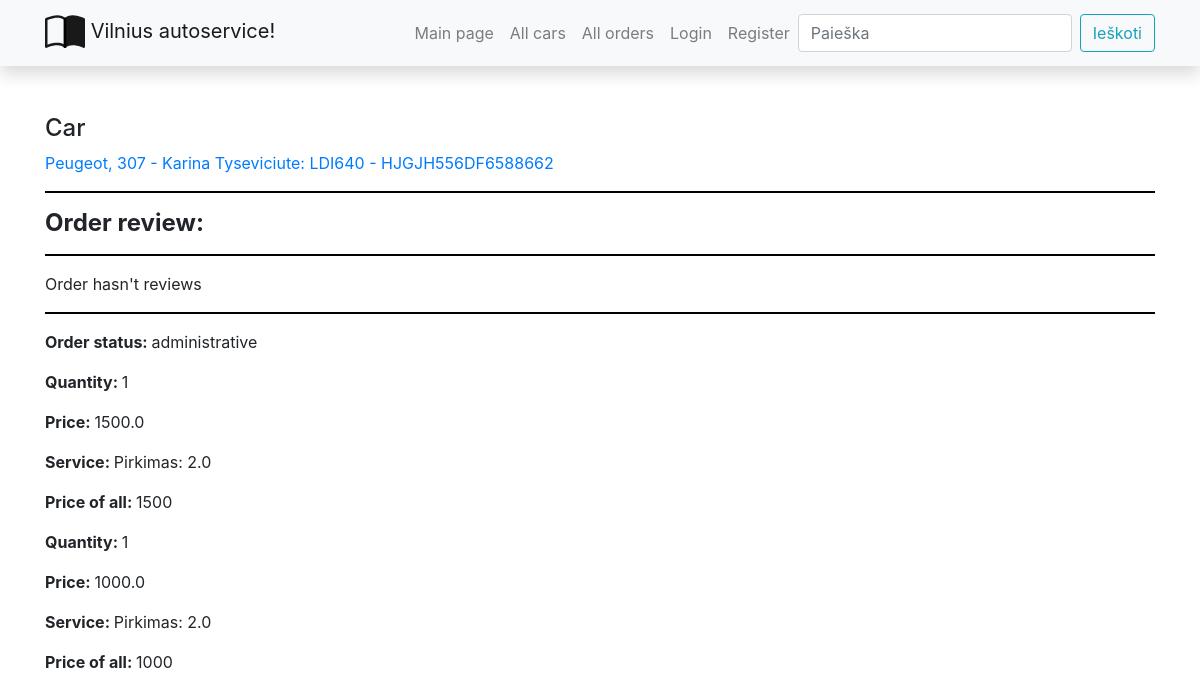
Before: /autoservisas/orders/1 with the older database file.
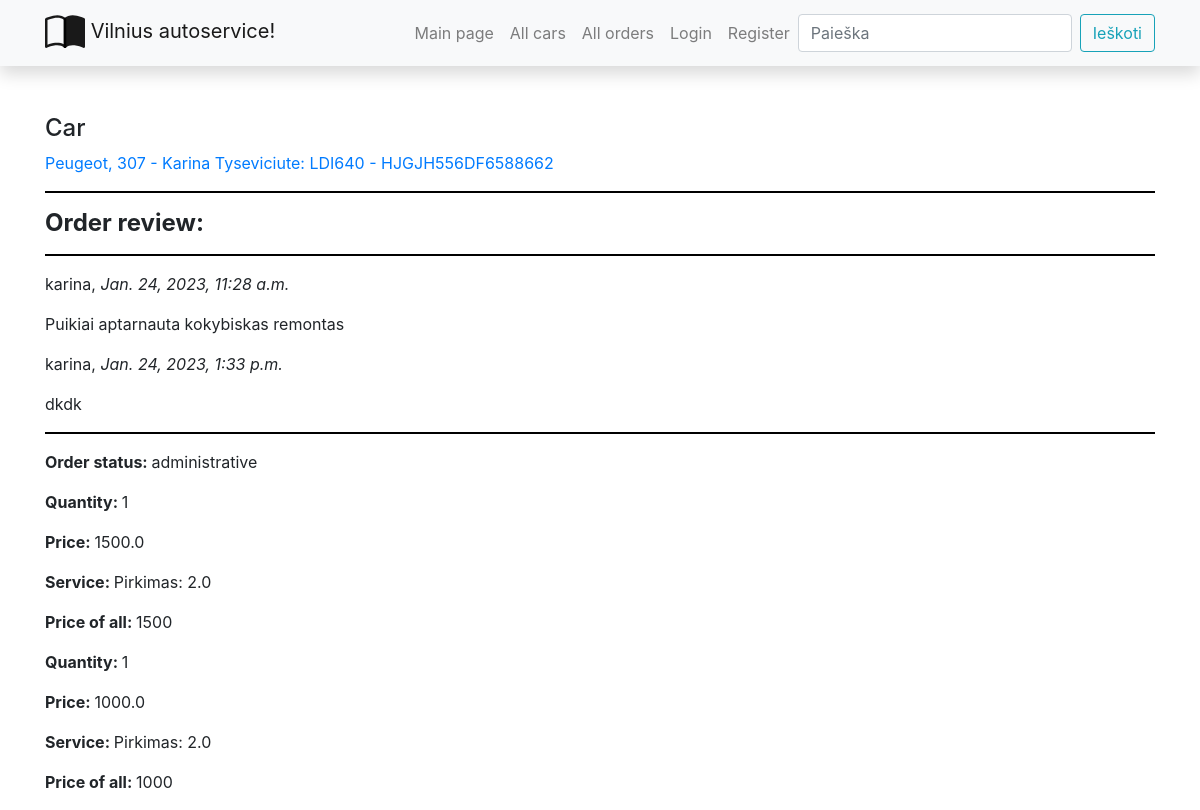
After: the same page with the newer database file.
### autoservisas/models.py (models this page shows, shortened)
class Order(models.Model):
    date = models.DateTimeField('Date', null=True, blank=True)
    suma = models.FloatField('Sum', help_text='Enter a sum of order')
    car = models.ForeignKey('Car', on_delete=models.SET_NULL, null=True)
    returne = models.DateField('Return for client', null=True, blank=True)
    LOAN_STATUS = (
        ('a', 'administrative'),
        ('r', 'repair'),
        ('e', 'repaired'),
        ('g', 'given away')
    )
    status = models.CharField(
        max_length=1,
        choices=LOAN_STATUS,
        blank=True,
        default='a',
        help_text='Status'
    )
    owner = models.ForeignKey(User, on_delete=models.SET_NULL, null=True, blank=True)
    class Meta:
        verbose_name = "Order"
        verbose_name_plural = "Orders"

class Car(models.Model):
    valst_nr = models.CharField('Number', max_length=6, help_text='Enter the country registration number')
    vin_code = models.CharField('VIN_code', max_length=17, help_text='Enter a VIN code')
    client = models.CharField('Client', max_length=200, help_text='Enter client name and last name')
    description = HTMLField(default='Cia yra automobilio aprasymas')
    automodel = models.ForeignKey('AutoModel', on_delete=models.SET_NULL, null=True)
    cover = models.ImageField('Photo', upload_to='covers', null=True)
    class Meta:
        verbose_name = "Car"
        verbose_name_plural = "Cars"
    def __str__(self):
        return f"{self.automodel} - {self.client}: {self.valst_nr} - {self.vin_code}"

class AutoModel(models.Model):
    make = models.CharField('Make name', max_length=50, help_text='Enter a car make')
    model = models.CharField('Model name', max_length=50, help_text='Enter a car model')
    class Meta:
        verbose_name = "Automodel"
        verbose_name_plural = "Automodels"
    def __str__(self):
        return f"{self.make}, {self.model}"

class OrderCar(models.Model):
    kiekis = models.IntegerField('How', help_text='Enter how much do you want to buy car')
    kaina = models.FloatField('Price', help_text='Enter a price')
    order = models.ForeignKey('Order', on_delete=models.SET_NULL, null=True)
    service = models.ForeignKey('Service', on_delete=models.SET_NULL, null=True)
    @property
    def get_sum_of_order(self):
        return self.kiekis * int(self.kaina)
    class Meta:
        verbose_name = "Ordercar"
        verbose_name_plural = "Ordercars"

class Service(models.Model):
    name = models.CharField('Name', max_length=200, help_text='Enter a service name')
    price = models.FloatField('Price', help_text='Enter a service price')
    class Meta:
        verbose_name = "Service"
        verbose_name_plural = "Services"
    def __str__(self):
        return f"{self.name}: {self.price}"

class OrderReview(models.Model):
    order = models.ForeignKey('Order', on_delete=models.SET_NULL, null=True, blank=True)
    reviewer = models.ForeignKey(User, on_delete=models.SET_NULL, null=True, blank=True)
    date_created = models.DateTimeField(auto_now_add=True)
    content = models.TextField('Atsiliepimas', max_length=2000)

### autoservisas/views.py (the view, shortened to what this page needs)
# urls.py: path('orders/<int:pk>', views.OrderDetailView.as_view(), name='order-detail'),
class OrderDetailView(FormMixin, generic.DetailView):
    model = Order
    template_name = 'order_detail.html'
    form_class = OrderReviewForm
    class Meta:
        ordering = ['car']

### autoservisas/forms.py
class OrderReviewForm(forms.ModelForm):
    class Meta:
        model = OrderReview
        fields = ('content', 'order', 'reviewer')
        widgets = {'order': forms.HiddenInput(), 'reviewer': forms.HiddenInput()}

### autoservisas/templates/order_detail.html (shortened to what this page needs)
{% extends "base.html" %}
{% block content %}
<h4>Car</h4>
<p><a href="{% url 'car-detail' order.car.id %}"> {{ order.car }}</a></p>
<hr>
<h4><strong>Order review: </strong></h4>
<hr>
{% if order.orderreview_set.all %}
{% for review in order.orderreview_set.all %}
<p>{{ review.reviewer }}, <em>{{ review.date_created }}</em></p>
<p>{{ review.content }}</p>
{% endfor %}
{% else %}
<p>Order hasn't reviews</p>
{% endif %}
<hr>
<p><strong>Order status: </strong>{{ order.get_status_display }}</p>
{% for order_car in order.ordercar_set.all %}
<p><strong>Quantity: </strong>{{ order_car.kiekis }}</p>
<p><strong>Price: </strong>{{ order_car.kaina }}</p>
<p><strong>Service: </strong>{{ order_car.service }}</p>
<p><strong>Price of all: </strong>{{ order_car.get_sum_of_order }}</p>
{% endfor %}
{% endblock %}

### autoservisas/templates/base.html (shortened to what this page needs)
<!DOCTYPE html>
<html lang="en">
  <head>
    <link
      rel="stylesheet"
      href="https://stackpath.bootstrapcdn.com/bootstrap/4.1.3/css/bootstrap.min.css"
    />
    <link
      rel="stylesheet"
      href="https://cdnjs.cloudflare.com/ajax/libs/font-awesome/4.7.0/css/font-awesome.min.css"
    />
    {% load static %}
    <link rel="stylesheet" href="{% static 'css/styles.css' %}" />
  </head>
  <body>
    <nav
      class="navbar navbar-expand-lg navbar-light bg-light static-top mb-5 shadow"
    >
      <div class="container">
        <a class="navbar-brand" href="#">
          Vilnius autoservice!</a
        >
        <div class="collapse navbar-collapse" id="navbarResponsive">
          <ul class="navbar-nav ml-auto">
            <li class="nav-item">
              <a class="nav-link" href="{% url 'index' %}">Main page</a>
            </li>
            <li class="nav-item">
              <a class="nav-link" href="{% url 'car' %}">All cars</a>
            </li>
            <li class="nav-item">
              <a class="nav-link" href="{% url 'orders' %}">All orders</a>
            </li>
              {% if user.is_authenticated %}
                <li class="nav-item"><a class="nav-link" href="#">
                    <svg class="bi bi-person" width="1.5em" height="1.5em" viewBox="0 0 16 16" fill="currentColor"
                         xmlns="http://www.w3.org/2000/svg">
                        <path fill-rule="evenodd"
                              d="M13 14s1 0 1-1-1-4-6-4-6 3-6 4 1 1 1 1h10zm-9.995-.944v-.002.002zM3.022 13h9.956a.274.274 0 00.014-.002l.008-.002c-.001-.246-.154-.986-.832-1.664C11.516
                              10.68 10.289 10 8 10c-2.29 0-3.516.68-4.168 1.332-.678.678-.83 1.418-.832 1.664a1.05 1.05 0 00.022.004zm9.974.056v-.002.002zM8 7a2 2 0 100-4 2 2 0 000 4zm3-2a3 3 0 11-6 0 3 3 0 016 0z"
                              clip-rule="evenodd"/>
                    </svg>
                    {{ user.get_username }}</a></li>
                <li class="nav-item"><a class="nav-link" href="{% url 'my-ordered' %}">My oders</a></li>
                <li class="nav-item"><a class="nav-link" href="{% url 'logout'%}?next=/autoservisas">Logout</a></li>
                {% else %}
                <li class="nav-item"><a class="nav-link" href="{% url 'login'%}?next={{request.path}}">Login</a>
                </li>
                <li class="nav-item"><a class="nav-link" href="{% url 'register' %}">Register</a></li>
                {% endif %}
          </ul>
          <form
            class="form-inline my-2 my-lg-0"
            action="{% url 'search' %}"
            method="get"
          >
            <input
              class="form-control mr-sm-2"
              type="search"
              placeholder="Paieška"
              aria-label="Search"
              name="query"
            />
            <button class="btn btn-outline-info my-2 my-sm-0" type="submit">
              Ieškoti
            </button>
          </form>
        </div>
      </div>
    </nav>
    <div class="container">
      {% block content %}{% endblock %}</div>
  </body>
</html>

### autoservisas/static/css/styles.css (style rules this page uses)
hr { width: 100%; background-color: black; height: 1px; border-color : transparent; }

Changed rows visible on the page:
added OrderReview: reviewer "karina", date_created "Jan. 24, 2023, 11:28 a.m.", content "Puikiai aptarnauta kokybiskas remontas"
added OrderReview: reviewer "karina", date_created "Jan. 24, 2023, 1:33 p.m.", content "dkdk"
Other visible differences:
text no longer shown: "Order hasn't reviews"
